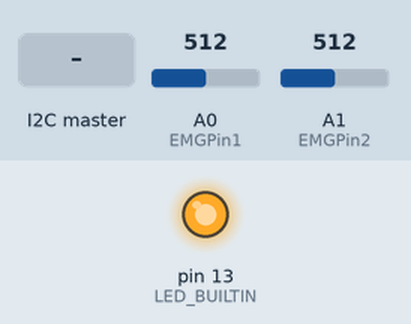
Simulated run of this sketch. Board: Arduino Uno, built with avr-gcc and run on an emulated ATmega328P. Shown: output pins drawn as LEDs (lit = HIGH). Inputs (shaded band) come from the test bench; at power-on: A0 (EMGPin1) = 512, A1 (EMGPin2) = 512.

Above: at 1.2 s.
1.3 s: the I2C master sends the byte 1
At 2.5 s:
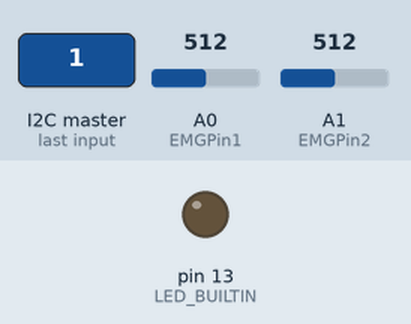
2.8 s: the I2C master sends the byte 0
At 3.8 s:
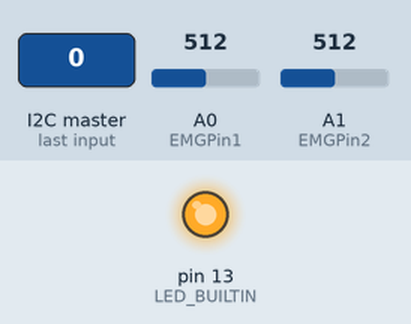
Timing chart, 0 to 5.8 s (numbered marks = the images above; inputs shaded):
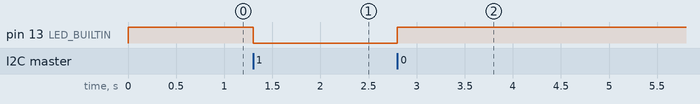

The sketch:

Slave.ino
```cpp
#include <Wire.h>
#include <stdlib.h>

int x = 0;
int statusLectura = 0;
#define EMGPin1 A0
#define EMGPin2 A1

int EMG1 = 0;
int EMG2 = 0;

void setup() {
  Serial.begin(57600);
  pinMode(LED_BUILTIN, OUTPUT);
  pinMode(EMGPin1, INPUT);
  pinMode(EMGPin2, INPUT);
  // Inicializa el bus I2C como slave en dispositivo 9.
  Wire.begin(9);
  // configurar funciones para los eventos de envio y recepecion.
  Wire.onReceive(receiveEvent);
  Wire.onRequest(requestEvent);
}

void requestEvent() {  // accion a realizar cuando se pide un evento.
  // EMG1 = analogRead(EMGPin1);
  // EMG2 = analogRead(EMGPin2);
  byte valArray[4];
  valArray[0] = (EMG1 >> 8) & 0xFF;
  valArray[1] = EMG1 & 0xFF;
  valArray[2] = (EMG2 >> 8) & 0xFF;
  valArray[3] = EMG2 & 0xFF;
  Wire.write(valArray, 4);
}

void receiveEvent() {  // accion a realizar cuando se recibe un dato.
  x = Wire.read();
}

void loop() {
  EMG1 = analogRead(EMGPin1);
  EMG2 = analogRead(EMGPin2);
  if (x == 0) {
    digitalWrite(LED_BUILTIN, HIGH);
  } else if (x == 1) {
    digitalWrite(LED_BUILTIN, LOW);
  }
  // Serial.print(0);
  // Serial.print(" ");
  // Serial.print(1000);
  // Serial.print(" ");
  // Serial.print(EMG1);
  // Serial.print(" ");
  // Serial.println(EMG2);
}
```

Measured:
- after the input at 1.3 s, pin 13 (LED_BUILTIN): HIGH → LOW at once
- after the input at 2.8 s, pin 13 (LED_BUILTIN): LOW → HIGH at once
